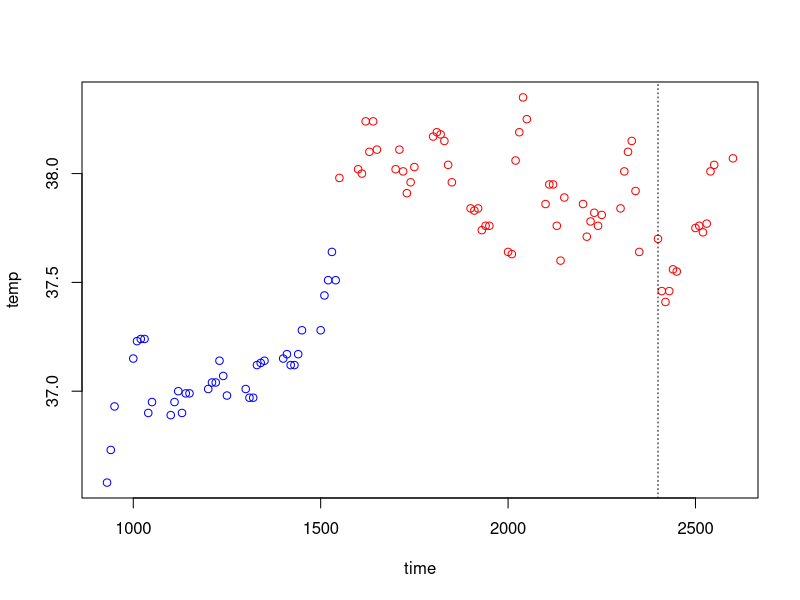
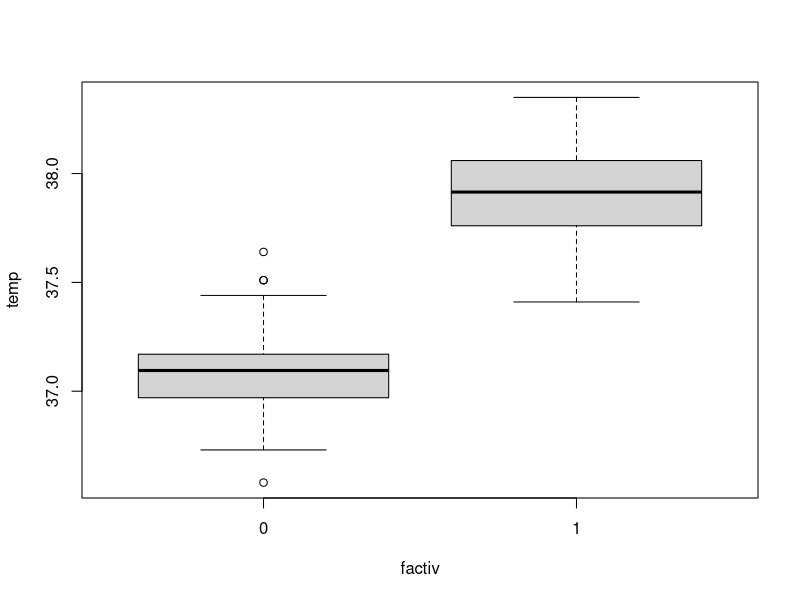

Recreate these plots in R, in order.
# a.
filasActiv <- which(beaver2$activ == 1)
beaver2$time[filasActiv[1]]
# Hora 15:50

# Extra: para poner las horas de la madrugada al final en el gráfico:
madr <- which(beaver2$time < 201)
beaver2$time[madr] <- beaver2$time[madr] + 2400

# b.
colores <- rep('blue', nrow(beaver2))
colores[beaver2$activ == 1] <- 'red'

plot(temp ~ time, beaver2, col=colores)
# Se podría agregar una línea vertical para indicar las 24:00 horas:
abline(v = 2400, lty=3)

# c.
beaver2$factiv <- factor(beaver2$activ)
plot(temp ~ factiv, beaver2)

# d.
aov.castor <- aov(temp ~ factiv, beaver2)
summary(aov.castor)
# El resultado del análisis indica que la actividad efectivametne influye en
# la temperatura corporal del individuo. Esto es concordante con las gráficas 
# anteriores.
